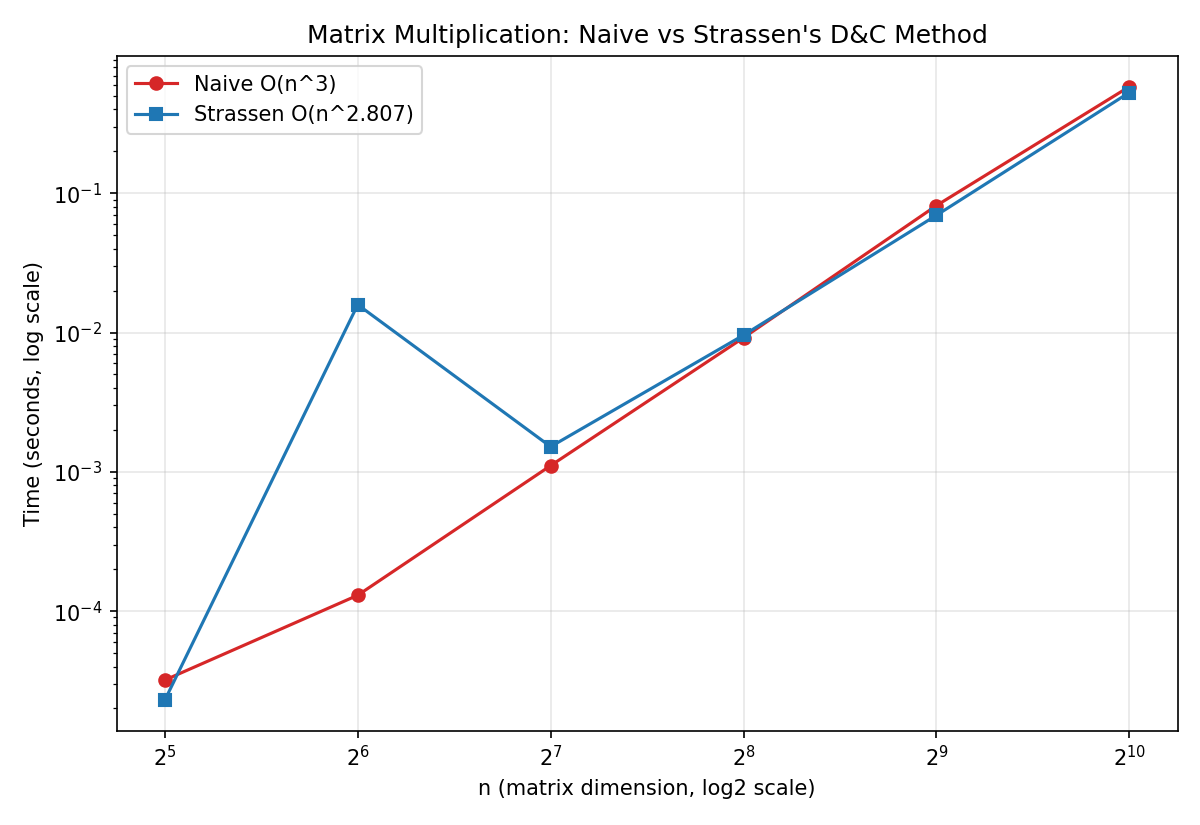

Python code for this plot:
"""
Lab 03 - Question 4: Strassen's Matrix Multiplication
Plots naive O(n^3) vs Strassen O(n^2.807) timings.
"""
import pandas as pd
import matplotlib.pyplot as plt

df = pd.read_csv("benchmark.csv")

plt.figure(figsize=(8, 5.5))
plt.plot(df["n"], df["naive_time_sec"], marker='o', label="Naive O(n^3)", color="#d62728")
plt.plot(df["n"], df["strassen_time_sec"], marker='s', label="Strassen O(n^2.807)", color="#1f77b4")
plt.xscale("log", base=2)
plt.yscale("log")
plt.xlabel("n (matrix dimension, log2 scale)")
plt.ylabel("Time (seconds, log scale)")
plt.title("Matrix Multiplication: Naive vs Strassen's D&C Method")
plt.legend()
plt.grid(True, alpha=0.3)
plt.tight_layout()
plt.savefig("plot.png", dpi=150)
print("Saved plot.png")
